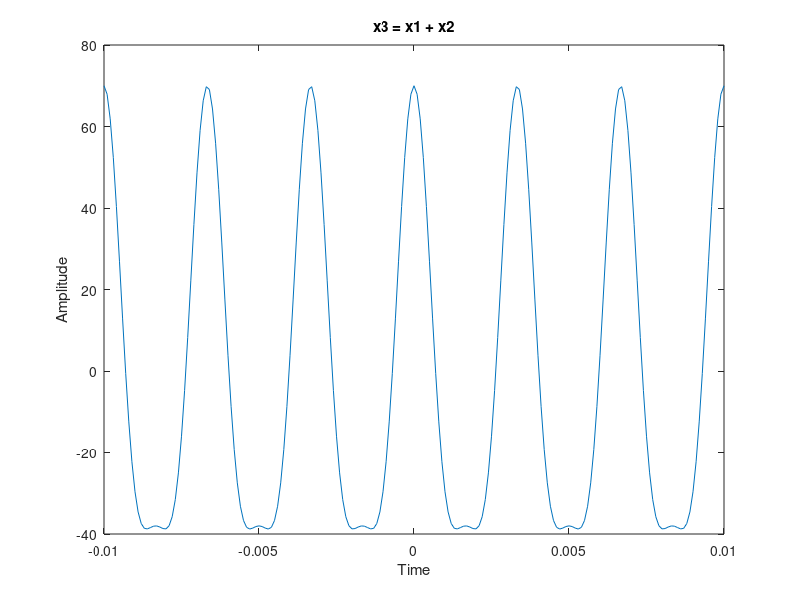

The MATLAB source for this figure:
A1 = 54;
A2 = 16;
fs = 10000;
t = -0.01:1/fs:0.01;
x1 = A1*cos(2*pi*3*100*t);
x2 = A2*cos(2*pi*6*100*t);
x3 = x1 + x2;
plot(t, x3)
xlabel('Time')
ylabel('Amplitude')
title('x3 = x1 + x2')
